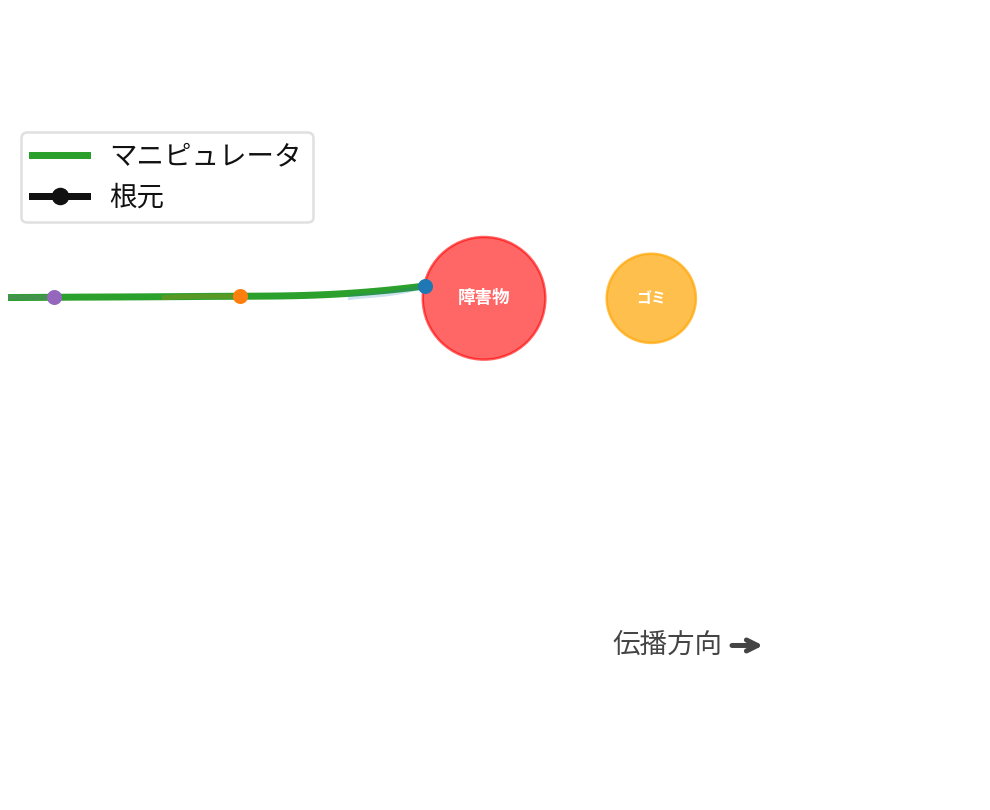

Source code (Python):
#!/usr/bin/env python3
"""蛇みたいな波状の動きをするリーダーフォロワー可視化."""

from __future__ import annotations

import math
import os
import subprocess
from dataclasses import dataclass
from pathlib import Path

import numpy as np
import matplotlib.pyplot as plt
from matplotlib.animation import FuncAnimation, PillowWriter
from matplotlib import font_manager

try:
    from PIL import Image
except Exception as exc:
    raise SystemExit(
        "Pillow が必要です。`pip install pillow matplotlib numpy` を実行してください。"
    ) from exc


@dataclass(frozen=True)
class SimParams:
    # Geometry
    n_points: int = 70
    length: float = 1.0

    # Time
    dt: float = 0.03
    n_steps: int = 80

    # Leader input: tip bend angle (signed)
    # 蛇みたいな波状にするため、高周波数・小振幅
    theta_amp: float = 0.2  # [rad] 波の振幅を少し大きく
    theta_w: float = 2.0 * math.pi * 0.3  # 周波数を下げてより大きな波に

    # Propagation (tip -> base)
    propagation_speed: float = 0.7  # 伝播速度を少し遅く
    time_smoothing: float = 0.3  # より反応的に
    space_smoothing: float = 0.08  # 滑らかな蛇のような曲線に

    # Forward motion (entering from off-screen)
    forward_speed: float = 0.3  # 前進速度を遅く

    # Obstacle
    obstacle_enabled: bool = True  # 障害物のオンオフ
    obstacle_x: float = 0.7  # 障害物のx座標
    obstacle_y: float = 0.0  # 障害物のy座標（少し下にズラして回避可能に）
    obstacle_radius: float = 0.11  # 障害物の半径

    # Target (garbage)
    target_x: float = 1.0  # ゴミのx座標（障害物の先）
    target_y: float = 0.0  # ゴミのy座標
    target_radius: float = 0.08  # ゴミの半径

    # Rendering
    fps: int = 20
    gif_name: str = "leader_follower_snake_wave.gif"
    dpi: int = 180
    trail_len: int = 140

    # Slide-friendly visuals
    figsize: tuple[float, float] = (5.5, 4.5)
    use_japanese_labels: bool = True
    save_keyframe_png: bool = True
    keyframe_index: int = 0
    show_numbers: bool = False


def _set_slide_style(use_japanese: bool) -> None:
    """Apply slide-friendly matplotlib defaults."""
    plt.rcParams.update(
        {
            "figure.facecolor": "white",
            "axes.facecolor": "white",
            "axes.edgecolor": "#333333",
            "axes.labelcolor": "#111111",
            "xtick.color": "#111111",
            "ytick.color": "#111111",
            "text.color": "#111111",
            "axes.titlesize": 15,
            "axes.labelsize": 12,
            "font.size": 12,
            "legend.fontsize": 11,
            "lines.linewidth": 2.8,
        }
    )

    if not use_japanese:
        return

    candidates = [
        "Noto Sans CJK JP",
        "Noto Sans JP",
        "IPAexGothic",
        "IPAPGothic",
        "TakaoGothic",
        "Yu Gothic",
    ]
    available_names = {f.name for f in font_manager.fontManager.ttflist}
    for name in candidates:
        if name in available_names:
            plt.rcParams["font.family"] = [name, "DejaVu Sans"]
            break


def leader_theta_tip(t: float, p: SimParams) -> float:
    """Signed tip bend angle (leader command)."""
    return p.theta_amp * math.sin(p.theta_w * t)


def _delayed_from_history(hist: np.ndarray, step: int, s: np.ndarray, p: SimParams) -> np.ndarray:
    """Compute delayed signal value at each s using history and fractional delay."""
    L = p.length
    c = max(1e-6, p.propagation_speed)
    dt = p.dt

    delays = (L - s) / c
    delay_steps = delays / dt

    idx_f = step - delay_steps
    idx0 = np.floor(idx_f).astype(int)
    frac = (idx_f - idx0).astype(float)

    idx0 = np.clip(idx0, 0, len(hist) - 2)
    idx1 = idx0 + 1

    v0 = hist[idx0]
    v1 = hist[idx1]
    return (1.0 - frac) * v0 + frac * v1


def theta_to_backbone(theta: np.ndarray, p: SimParams, custom_n: int = None) -> tuple[np.ndarray, np.ndarray]:
    """Integrate tangent angle into a planar backbone curve."""
    n = custom_n if custom_n is not None else p.n_points
    ds = p.length / (p.n_points - 1)  # Always use original spacing
    x = np.zeros(n, dtype=float)
    y = np.zeros(n, dtype=float)
    if len(theta) > 0:
        x[1:] = np.cumsum(np.cos(theta[:-1]) if len(theta) > 1 else []) * ds
        y[1:] = np.cumsum(np.sin(theta[:-1]) if len(theta) > 1 else []) * ds
    return x, y


def simulate(p: SimParams) -> dict[str, np.ndarray]:
    n = p.n_points
    s = np.linspace(0.0, p.length, n)

    # Precompute tip angle history
    th_hist = np.zeros(p.n_steps + 2, dtype=float)
    for step in range(p.n_steps + 2):
        th_hist[step] = leader_theta_tip(step * p.dt, p)

    xs = np.zeros((p.n_steps, n), dtype=float)
    ys = np.zeros((p.n_steps, n), dtype=float)
    thetas = np.zeros((p.n_steps, n), dtype=float)

    # Smoothing state
    theta_prev = np.zeros(n, dtype=float)

    # Forward motion offset
    fwd_dir = np.array([1.0, 0.0], dtype=float)

    # Markers
    marker_ids = np.array(
        [
            0,
            int(round((1.0 / 3.0) * (n - 1))),
            int(round((2.0 / 3.0) * (n - 1))),
            n - 1,
        ],
        dtype=int,
    )
    marker_xy = np.zeros((p.n_steps, len(marker_ids), 2), dtype=float)

    collision_step = None  # 衝突したステップを記録
    reached_target = False  # ゴミに到達したか

    for step in range(p.n_steps):
        # Delayed tip angle for each cross-section
        th_delayed = _delayed_from_history(th_hist, step, s, p)

        # Use delayed angle directly (equal magnitude throughout)
        theta_raw = th_delayed

        # Time smoothing
        a_t = float(np.clip(p.time_smoothing, 0.0, 1.0))
        theta_sm = (1.0 - a_t) * theta_prev + a_t * theta_raw

        # Space smoothing - more aggressive for snake-like smoothness
        a_s = float(np.clip(p.space_smoothing, 0.0, 1.0))
        theta_new = theta_sm.copy()
        if a_s > 0.0:
            # Multiple smoothing iterations for smoother curves
            for _ in range(2):
                lap = np.zeros_like(theta_new)
                lap[1:-1] = theta_new[0:-2] - 2.0 * theta_new[1:-1] + theta_new[2:]
                lap[0] = theta_new[1] - theta_new[0]
                lap[-1] = theta_new[-2] - theta_new[-1]
                theta_new = theta_new + a_s * lap

        theta_prev = theta_new
        x, y = theta_to_backbone(theta_new, p)

        # Apply forward motion offset
        t_current = (step - 60) * p.dt  # スタート位置をもっと左から（画面外から）
        offset = p.forward_speed * t_current * fwd_dir
        x = x + offset[0]
        y = y + offset[1]

        # 衝突判定
        if collision_step is None and p.obstacle_enabled:
            for i in range(n):
                dist = math.sqrt((x[i] - p.obstacle_x)**2 + (y[i] - p.obstacle_y)**2)
                if dist < p.obstacle_radius:
                    collision_step = step
                    break

        # ゴミへの到達判定（先端が届いたか）
        if not reached_target:
            tip_dist = math.sqrt((x[-1] - p.target_x)**2 + (y[-1] - p.target_y)**2)
            if tip_dist < p.target_radius:
                reached_target = True

        thetas[step] = theta_new
        xs[step] = x
        ys[step] = y
        marker_xy[step] = np.stack([x[marker_ids], y[marker_ids]], axis=-1)

        # 衝突またはゴミ到達で停止
        if collision_step is not None or reached_target:
            break

    # 衝突またはゴミ到達後、最後のフレームを残りに複製
    if collision_step is not None:
        for step in range(collision_step + 1, p.n_steps):
            xs[step] = xs[collision_step]
            ys[step] = ys[collision_step]
            thetas[step] = thetas[collision_step]
            marker_xy[step] = marker_xy[collision_step]
    elif reached_target:
        # ゴミに到達したステップを見つける
        reached_step = None
        for step in range(p.n_steps):
            if np.any(xs[step]):
                tip_dist = math.sqrt((xs[step, -1] - p.target_x)**2 + (ys[step, -1] - p.target_y)**2)
                if tip_dist < p.target_radius:
                    reached_step = step
                    break
        if reached_step is not None:
            for step in range(reached_step + 1, p.n_steps):
                xs[step] = xs[reached_step]
                ys[step] = ys[reached_step]
                thetas[step] = thetas[reached_step]
                marker_xy[step] = marker_xy[reached_step]

    return {
        "s": s,
        "xs": xs,
        "ys": ys,
        "thetas": thetas,
        "marker_ids": marker_ids,
        "marker_xy": marker_xy,
        "collision_step": collision_step,
        "reached_target": reached_target,
    }


def save_gif(traj: dict[str, np.ndarray], p: SimParams, out_path: Path) -> None:
    xs, ys = traj["xs"], traj["ys"]
    marker_ids = traj["marker_ids"]
    marker_xy = traj["marker_xy"]
    reached_target = traj["reached_target"]

    _set_slide_style(p.use_japanese_labels)
    fig, ax = plt.subplots(figsize=p.figsize, constrained_layout=True)
    ax.set_aspect("equal", adjustable="box")
    ax.grid(False)
    ax.axis("off")  # グラフの軸を非表示

    # Use only later steps to avoid including the root when off-screen
    later_steps = xs[30:, :]
    x_start = float(later_steps.min())
    x_end = float(later_steps.max())
    y_min = float(later_steps.min() - 0.3)
    y_max = float(ys[30:, :].max() + 0.3)

    x_min = x_start + 0.25
    x_max = x_end + 1.0
    ax.set_xlim(x_min, x_max)
    ax.set_ylim(y_min, y_max)

    (body_line,) = ax.plot([], [], color="#2ca02c", label=("マニピュレータ" if p.use_japanese_labels else "Manipulator"))
    (base_dot,) = ax.plot([], [], marker="o", color="#111111", ms=6, label=("根元" if p.use_japanese_labels else "Base"))

    palette = ["#111111", "#9467bd", "#ff7f0e", "#1f77b4", "#8c564b"]
    marker_colors = palette[: len(marker_ids)]
    marker_dots = []
    marker_trails = []
    for c in marker_colors:
        (dot,) = ax.plot([], [], marker="o", color=c, ms=5)
        (trail,) = ax.plot([], [], lw=2.0, color=c, alpha=0.22)
        marker_dots.append(dot)
        marker_trails.append(trail)

    # Annotation
    if p.use_japanese_labels:
        ax.annotate(
            "伝播方向",
            xy=(0.78, 0.08),
            xytext=(0.62, 0.08),
            xycoords="axes fraction",
            textcoords="axes fraction",
            arrowprops={"arrowstyle": "->", "color": "#444444", "lw": 2.0},
            ha="left",
            va="center",
            fontsize=11,
            color="#444444",
        )

    ax.legend(loc="upper left", frameon=True, framealpha=0.9, edgecolor="#dddddd")

    # Draw obstacle
    if p.obstacle_enabled:
        obstacle_circle = plt.Circle(
            (p.obstacle_x, p.obstacle_y),
            p.obstacle_radius,
            color="#ff0000",
            alpha=0.6,
            zorder=1
        )
        ax.add_patch(obstacle_circle)
        
        # Add text inside obstacle
        obstacle_text = ax.text(
            p.obstacle_x, p.obstacle_y,
            "障害物" if p.use_japanese_labels else "Obstacle",
            ha="center", va="center",
            fontsize=7,
            color="white",
            fontweight="bold",
            zorder=2
        )

    # Draw target (garbage)
    target_circle = plt.Circle(
        (p.target_x, p.target_y),
        p.target_radius,
        color="#ffa500" if not reached_target else "#00ff00",
        alpha=0.7,
        zorder=1
    )
    ax.add_patch(target_circle)
    
    # Add text inside target
    target_text = ax.text(
        p.target_x, p.target_y,
        "ゴミ" if p.use_japanese_labels else "Target",
        ha="center", va="center",
        fontsize=6,
        color="white",
        fontweight="bold",
        zorder=2
    )

    def init():
        body_line.set_data([], [])
        for dot, trail in zip(marker_dots, marker_trails, strict=True):
            dot.set_data([], [])
            trail.set_data([], [])
        artists = [body_line, base_dot]
        artists.extend(marker_dots)
        artists.extend(marker_trails)
        return tuple(artists)

    def update(i: int):
        body_line.set_data(xs[i], ys[i])
        base_dot.set_data([xs[i, 0]], [ys[i, 0]])

        # Check if target is reached at this frame
        tip_dist = math.sqrt((xs[i, -1] - p.target_x)**2 + (ys[i, -1] - p.target_y)**2)
        if tip_dist < p.target_radius:
            target_circle.set_color("#00ff00")  # 到達時は緊色
        
        trail_start = max(0, i + 1 - p.trail_len)
        for k in range(len(marker_ids)):
            marker_dots[k].set_data([marker_xy[i, k, 0]], [marker_xy[i, k, 1]])
            marker_trails[k].set_data(
                marker_xy[trail_start : i + 1, k, 0],
                marker_xy[trail_start : i + 1, k, 1],
            )

        artists = [body_line, base_dot]
        artists.extend(marker_dots)
        artists.extend(marker_trails)
        return tuple(artists)

    ani = FuncAnimation(
        fig,
        update,
        frames=range(p.n_steps),
        init_func=init,
        interval=1000.0 / p.fps,
        blit=True,
    )

    out_path.parent.mkdir(parents=True, exist_ok=True)
    ani.save(out_path, writer=PillowWriter(fps=p.fps), dpi=p.dpi)

    # Save keyframe PNG
    if p.save_keyframe_png:
        idx = p.keyframe_index
        if idx <= 0 or idx >= p.n_steps:
            idx = p.n_steps // 2
        body_line.set_data(xs[idx], ys[idx])
        trail_start = max(0, idx + 1 - p.trail_len)
        for k in range(len(marker_ids)):
            marker_dots[k].set_data([marker_xy[idx, k, 0]], [marker_xy[idx, k, 1]])
            marker_trails[k].set_data(
                marker_xy[trail_start : idx + 1, k, 0],
                marker_xy[trail_start : idx + 1, k, 1],
            )
        png_path = out_path.with_suffix(".png")
        fig.savefig(png_path, dpi=p.dpi)
        print(f"Keyframe PNG saved: {png_path}")
    plt.close(fig)


def display_saved_gif(gif_path: Path) -> None:
    """Display the saved GIF."""

    try:
        from IPython import get_ipython
        from IPython.display import Image as IPyImage
        from IPython.display import display

        if get_ipython() is not None:
            display(IPyImage(filename=str(gif_path)))
            return
    except Exception:
        pass

    if os.environ.get("DISPLAY") or os.environ.get("WAYLAND_DISPLAY"):
        try:
            subprocess.Popen(
                ["xdg-open", str(gif_path)],
                stdout=subprocess.DEVNULL,
                stderr=subprocess.DEVNULL,
            )
            return
        except Exception:
            pass

    im = Image.open(gif_path)
    frames: list[np.ndarray] = []
    try:
        while True:
            frames.append(np.array(im.convert("RGBA")))
            im.seek(im.tell() + 1)
    except EOFError:
        pass

    if not frames:
        raise RuntimeError("GIF のフレーム読み込みに失敗しました")

    fig, ax = plt.subplots(figsize=(6.0, 4.5))
    ax.set_axis_off()
    ax.set_title(f"Saved GIF preview: {gif_path.name}")
    img = ax.imshow(frames[0])

    def update(i: int):
        img.set_data(frames[i])
        return (img,)

    _ = FuncAnimation(fig, update, frames=len(frames), interval=50, blit=True)
    plt.show()


def main() -> None:
    p = SimParams()
    traj = simulate(p)

    out_path = Path(__file__).resolve().parent / p.gif_name
    save_gif(traj, p, out_path)

    print(f"GIF saved: {out_path}")
    display_saved_gif(out_path)


if __name__ == "__main__":
    main()
